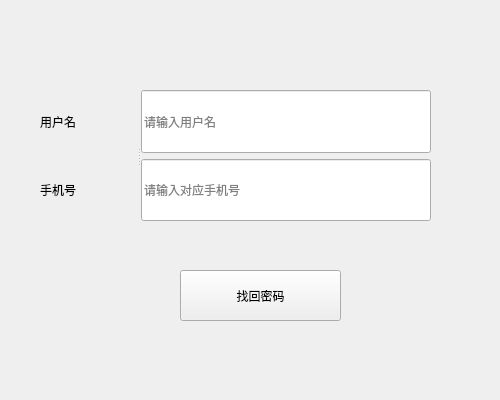
<?xml version="1.0" encoding="UTF-8"?>
<ui version="4.0">
 <class>GetpwdDialog</class>
 <widget class="QDialog" name="GetpwdDialog">
  <property name="geometry">
   <rect>
    <x>0</x>
    <y>0</y>
    <width>500</width>
    <height>400</height>
   </rect>
  </property>
  <property name="sizePolicy">
   <sizepolicy hsizetype="Fixed" vsizetype="Fixed">
    <horstretch>0</horstretch>
    <verstretch>0</verstretch>
   </sizepolicy>
  </property>
  <property name="windowTitle">
   <string>Dialog</string>
  </property>
  <widget class="QWidget" name="layoutWidget">
   <property name="geometry">
    <rect>
     <x>160</x>
     <y>250</y>
     <width>201</width>
     <height>71</height>
    </rect>
   </property>
   <property name="focusPolicy">
    <enum>Qt::NoFocus</enum>
   </property>
   <layout class="QVBoxLayout" name="verticalLayout_3">
    <item>
     <spacer name="horizontalSpacer">
      <property name="focusPolicy">
       <enum>Qt::NoFocus</enum>
      </property>
      <property name="orientation">
       <enum>Qt::Horizontal</enum>
      </property>
      <property name="sizeHint" stdset="0">
       <size>
        <width>40</width>
        <height>20</height>
       </size>
      </property>
     </spacer>
    </item>
    <item>
     <layout class="QHBoxLayout" name="horizontalLayout">
      <item>
       <spacer name="verticalSpacer">
        <property name="focusPolicy">
         <enum>Qt::NoFocus</enum>
        </property>
        <property name="orientation">
         <enum>Qt::Vertical</enum>
        </property>
        <property name="sizeHint" stdset="0">
         <size>
          <width>20</width>
          <height>40</height>
         </size>
        </property>
       </spacer>
      </item>
      <item>
       <widget class="QPushButton" name="getpwdBtn">
        <property name="sizePolicy">
         <sizepolicy hsizetype="Expanding" vsizetype="Expanding">
          <horstretch>0</horstretch>
          <verstretch>0</verstretch>
         </sizepolicy>
        </property>
        <property name="focusPolicy">
         <enum>Qt::NoFocus</enum>
        </property>
        <property name="text">
         <string>找回密码</string>
        </property>
       </widget>
      </item>
      <item>
       <spacer name="verticalSpacer_2">
        <property name="focusPolicy">
         <enum>Qt::NoFocus</enum>
        </property>
        <property name="orientation">
         <enum>Qt::Vertical</enum>
        </property>
        <property name="sizeHint" stdset="0">
         <size>
          <width>20</width>
          <height>40</height>
         </size>
        </property>
       </spacer>
      </item>
     </layout>
    </item>
   </layout>
  </widget>
  <widget class="QSplitter" name="splitter">
   <property name="geometry">
    <rect>
     <x>40</x>
     <y>90</y>
     <width>391</width>
     <height>131</height>
    </rect>
   </property>
   <property name="orientation">
    <enum>Qt::Horizontal</enum>
   </property>
   <widget class="QWidget" name="layoutWidget_2">
    <layout class="QVBoxLayout" name="verticalLayout">
     <item>
      <widget class="QLabel" name="label">
       <property name="sizePolicy">
        <sizepolicy hsizetype="Expanding" vsizetype="Expanding">
         <horstretch>0</horstretch>
         <verstretch>0</verstretch>
        </sizepolicy>
       </property>
       <property name="text">
        <string>用户名</string>
       </property>
      </widget>
     </item>
     <item>
      <widget class="QLabel" name="label_2">
       <property name="sizePolicy">
        <sizepolicy hsizetype="Expanding" vsizetype="Expanding">
         <horstretch>0</horstretch>
         <verstretch>0</verstretch>
        </sizepolicy>
       </property>
       <property name="text">
        <string>手机号</string>
       </property>
      </widget>
     </item>
    </layout>
   </widget>
   <widget class="QWidget" name="layoutWidget_3">
    <layout class="QVBoxLayout" name="verticalLayout_2">
     <item>
      <widget class="QLineEdit" name="usrLineEdit">
       <property name="sizePolicy">
        <sizepolicy hsizetype="Expanding" vsizetype="Expanding">
         <horstretch>0</horstretch>
         <verstretch>0</verstretch>
        </sizepolicy>
       </property>
       <property name="maxLength">
        <number>15</number>
       </property>
       <property name="placeholderText">
        <string>请输入用户名</string>
       </property>
       <property name="clearButtonEnabled">
        <bool>true</bool>
       </property>
      </widget>
     </item>
     <item>
      <widget class="QLineEdit" name="telLineEdit">
       <property name="sizePolicy">
        <sizepolicy hsizetype="Expanding" vsizetype="Expanding">
         <horstretch>0</horstretch>
         <verstretch>0</verstretch>
        </sizepolicy>
       </property>
       <property name="inputMethodHints">
        <set>Qt::ImhDigitsOnly</set>
       </property>
       <property name="maxLength">
        <number>11</number>
       </property>
       <property name="echoMode">
        <enum>QLineEdit::Normal</enum>
       </property>
       <property name="placeholderText">
        <string>请输入对应手机号</string>
       </property>
       <property name="clearButtonEnabled">
        <bool>true</bool>
       </property>
      </widget>
     </item>
    </layout>
   </widget>
  </widget>
 </widget>
 <resources/>
 <connections/>
</ui>
